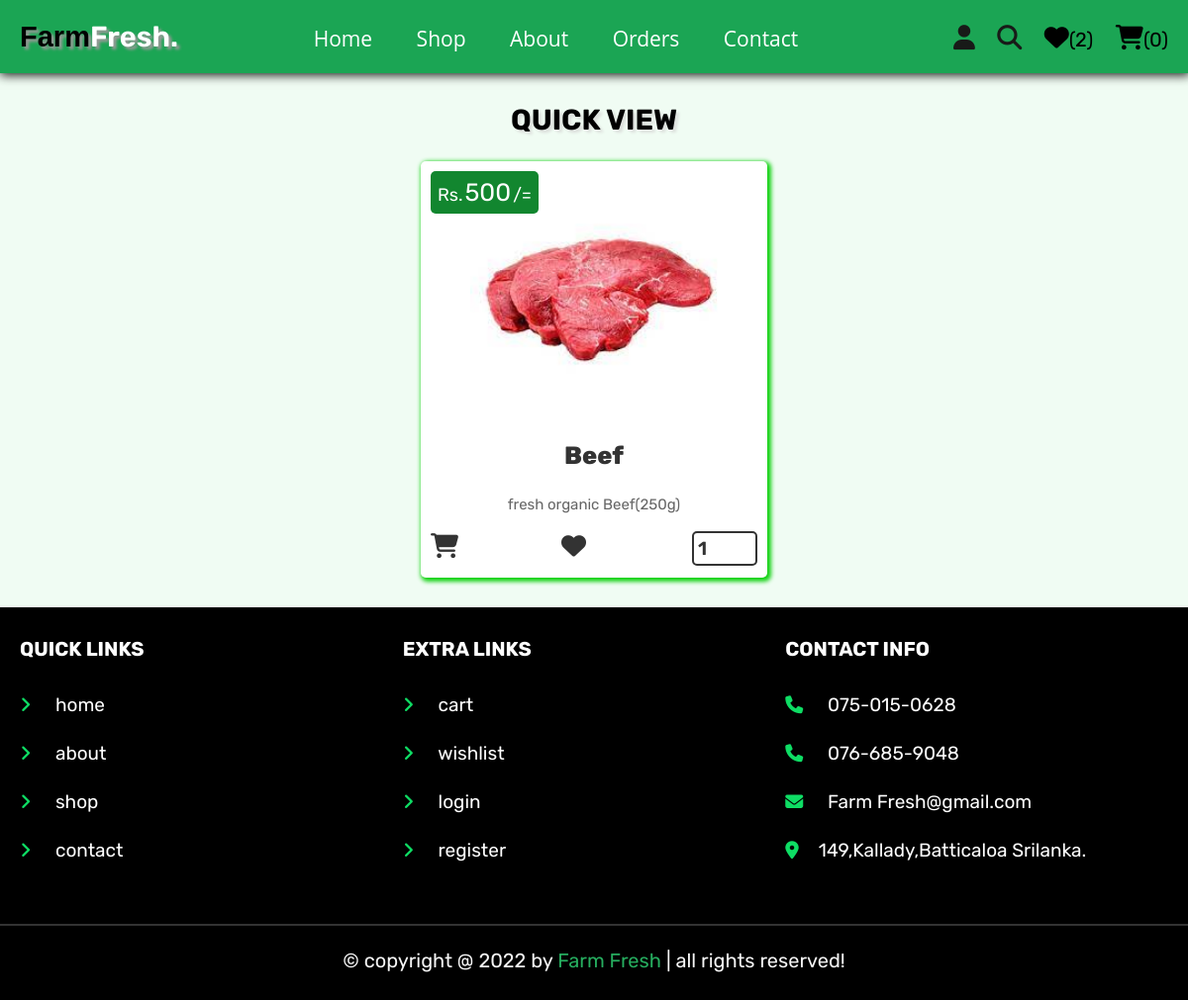
/view_page.php?pid=70 (signed in), run on the app's committed database.
### tables this page shows
CREATE TABLE `products` (
  `id` int(100) NOT NULL,
  `name` varchar(100) NOT NULL,
  `category` varchar(20) NOT NULL,
  `details` varchar(500) NOT NULL,
  `price` int(100) NOT NULL,
  `image` varchar(100) NOT NULL
);

### view_page.php (the view, shortened to what this page needs)
<?php
@include 'config.php';
?>
<!DOCTYPE html>
<html lang="en">
<head>
   <link rel="stylesheet" href="https://cdnjs.cloudflare.com/ajax/libs/font-awesome/6.1.1/css/all.min.css">
   <link rel="stylesheet" href="css/homestyle.css">
</head>
<body>
<?php include 'header.php'; ?>
<section class="quick-view">
   <h1 class="title">quick view</h1>
   <?php
      $pid = $_GET['pid'];
      $select_products = $conn->prepare("SELECT * FROM `products` WHERE id = ?");
      $select_products->execute([$pid]);
      if($select_products->rowCount() > 0){
         while($fetch_products = $select_products->fetch(PDO::FETCH_ASSOC)){
   ?>
   <form action="" class="box" method="POST">
      <div class="price">Rs.<span><?= $fetch_products['price']; ?></span>/=</div>
      <img src="uploaded_img/<?= $fetch_products['image']; ?>" alt="">
      <div class="name"><?= $fetch_products['name']; ?></div>
      <div class="details"><?= $fetch_products['details']; ?></div>
      <div class="latest-btn">
        <button type="submit" class="option-buttn" name="add_to_cart"><i class="fas fa-cart-shopping fa-bounce" style=" --fa-bounce-start-scale-x: 1; --fa-bounce-start-scale-y: 1; --fa-bounce-jump-scale-x: 1; --fa-bounce-jump-scale-y: 1; --fa-bounce-land-scale-x: 1; --fa-bounce-land-scale-y: 1; " ></i></button>
        <button type="submit" class="option-buttn" name="add_to_wishlist" ><i class="fa-solid fa-heart fa-beat"></i></button>
        <input type="number" min="0" value="1" name="p_qty" class="qty" >
      </div>
   </form>
   <?php
         }
      }else{
         echo '<p class="empty">no products added yet!</p>';
      }
   ?>
</section>
<?php include 'footer.php'; ?>
</body>
</html>

### css/homestyle.css (style rules this page uses)
.quick-view .box { max-width: 35rem; margin: 0 auto; padding: 1rem; text-align: center; background-color: var(--white); box-shadow: 2px 2px 4px 2px rgb(17, 209, 17); border-radius: 0.5rem; position: relative; }
.quick-view .box img { width: 250px; height: 250px; margin-bottom: 1rem; }
.quick-view .box .price { position: absolute; top: 1rem; left: 1rem; padding: 0.7rem; border-radius: 0.5rem; background-color: rgb(18, 134, 47); font-size: 1.8rem; color: var(--white); }
.quick-view .box .price span { font-size: 2.5rem; color: var(--white); margin: 0 0.2rem; }
.quick-view .box .qty { margin: 0.2rem 0; border-radius: 0.5rem; padding: 0.4rem; font-size: 1.9rem; font-weight: 600; color: var(--black); border: var(--border); width: 20%; }
.quick-view .box .name { font-size: 2.5rem; color: var(--black); font-weight: 800; padding: 1rem 0; }
.quick-view .box .details { padding: 1rem 0; line-height: 2; font-size: 1.5rem; color: var(--light-color); }
.quick-view .box .option-buttn { height: 3.5rem; width: 0.001rem; font-size: 2.5rem; }
.quick-view .box .latest-btn { display: flex; flex-direction: row; justify-content: space-between; align-items: baseline; }

### css/components.css (style rules this page uses)
:root { --green: rgb(38, 173, 95); --orange: #f39c12; --red: #e74c3c; --black: #333; --light-color: #666; --white: #fff; --light-bg: #f6f6f6; --border: 0.2rem solid var(--black); --box-shadow: 0 0.5rem 1rem rgba(0, 0, 0, 0.1); --text-decoration: none; }
* { font-family: "Rubik", sans-serif; margin: 0; padding: 0; box-sizing: border-box; outline: none; border: none; text-decoration: none; color: var(--black); }
body { background-color: rgb(240, 252, 243); }
html { font-size: 62.5%; overflow-x: hidden; scroll-behavior: smooth; scroll-padding-top: 6.5rem; }
section { padding: 3rem 2rem; max-width: 1200px; margin: 0 auto; }
.title { text-align: center; margin-bottom: 2.5rem; text-transform: uppercase; color:rgb(0, 0, 0); font-size: 2.9rem; text-shadow: 3px 3px 3px #dde0dd; }

### data on the page
products: price "500", image (picture), name "Beef", details "fresh organic Beef(250g)"

### other printed values
$count_wishlist_items->rowCount() "2"
$count_cart_items->rowCount() "0"
